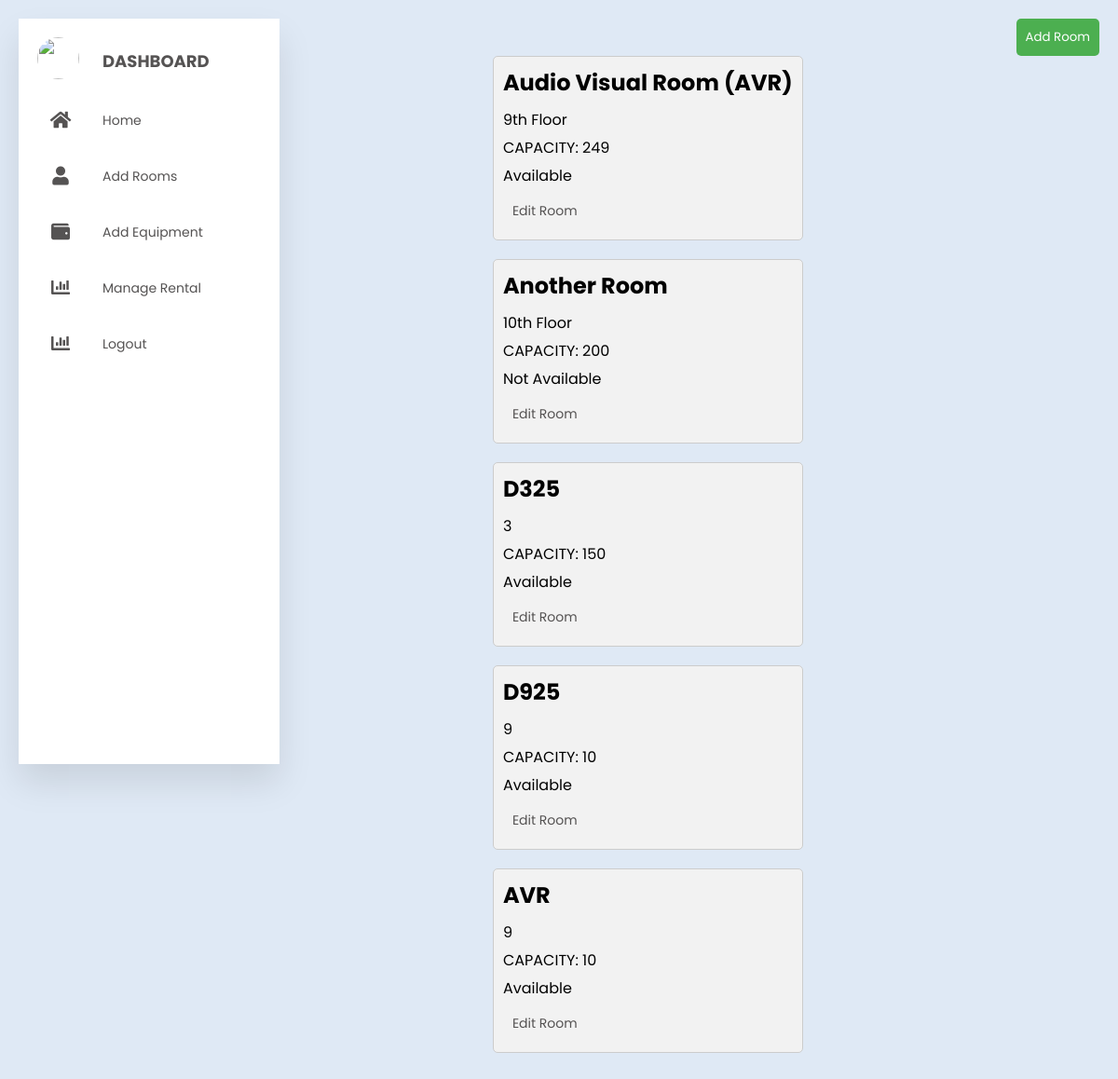
The app's page /scripts/room.php with its own data.
### tables this page shows
CREATE TABLE IF NOT EXISTS `rooms` (
  `id` int NOT NULL AUTO_INCREMENT,
  `room_name` varchar(255) NOT NULL,
  `floor` varchar(255) NOT NULL,
  `capacity` int NOT NULL,
  `available` tinyint(1) NOT NULL,
  PRIMARY KEY (`id`)
);

### scripts/room.php (the view, shortened to what this page needs)
<!DOCTYPE html>
<html lang="en">
<head>
  <link rel="stylesheet" href="../styles/room.css" />
  <link rel="stylesheet" href="https://cdnjs.cloudflare.com/ajax/libs/font-awesome/5.15.4/css/all.min.css" />
</head>
<body>
  <div class="container">
    <nav>
      <ul>
        <li><a href="#" class="logo">
            <img src="/logo.jpg" alt="">
            <span class="nav-item">DashBoard</span>
          </a></li>
        <li><a href="index.php">
            <i class="fas fa-home"></i>
            <span class="nav-item">Home</span>
          </a></li>
        <li><a href="room.php">
            <i class="fas fa-user"></i>
            <span class="nav-item">Add Rooms</span>
          </a></li>
        <li><a href="equipment.php">
            <i class="fas fa-wallet"></i>
            <span class="nav-item">Add Equipment</span>
          </a></li>
        <li><a href="manage_rental.php">
            <i class="fas fa-chart-bar"></i>
            <span class="nav-item">Manage Rental</span>
          </a></li>
          <li><a href="logout.php">
            <i class="fas fa-chart-bar"></i>
            <span class="nav-item">Logout</span>
          </a></li>
      </ul>
    </nav>
    <div class="room-list">
      <?php
      include 'room_db.php';
      $sql = "SELECT * FROM rooms";
      $result = $mysqli->query($sql);
      if ($result->num_rows > 0) {
        while ($row = $result->fetch_assoc()) {
          echo '<div class="room">';
      echo '<h2>' . $row['room_name'] . '</h2>';
      echo '<p>' . $row['floor'] . '</p>';
      echo '<p>CAPACITY: ' . $row['capacity'] . '</p>';
      echo '<p>' . ($row['available'] ? 'Available' : 'Not Available') . '</p>';
      echo '<a href="edit_room.php?id=' . $row['id'] . '">Edit Room</a>';
      echo '</div>';
        }
      } else {
        echo 'No rooms available';
      }
      ?>
    </div>
    <button class="add-room-btn" onclick="location.href='add_room.php'">Add Room</button>
  </div>
</body>
</html>

### styles/room.css (style rules this page uses)
* { margin: 0; padding: 0; outline: none; border: none; text-decoration: none; box-sizing: border-box; font-family: "Poppins", sans-serif; }
body { background: #dfe9f5; }
.container { display: flex; justify-content: space-between; align-items: flex-start; padding: 20px; }
nav { position: relative; top: 0; bottom: 0; height: 100vh; left: 0; background: #fff; width: 280px; overflow: hidden; box-shadow: 0 20px 35px rgba(0, 0, 0, 0.1); }
.logo { text-align: center; display: flex; margin: 10px 0 0 10px; }
.logo img { width: 45px; height: 45px; border-radius: 50%; }
.logo span { font-weight: bold; padding-left: 15px; font-size: 18px; text-transform: uppercase; }
a { position: relative; color: rgb(85, 83, 83); font-size: 14px; display: table; width: 280px; padding: 10px; }
nav .fas { position: relative; width: 70px; height: 40px; top: 14px; font-size: 20px; text-align: center; }
.nav-item { position: relative; top: 12px; margin-left: 10px; }
.room { background-color: #f2f2f2; padding: 20px; margin: 20px; border-radius: 5px; }
.room h2 { margin-bottom: 10px; }
.room p { margin-bottom: 5px; }
.room-list { padding: 20px; }
.room { border: 1px solid #ccc; padding: 10px; margin-bottom: 10px; }
.add-room-btn { padding: 10px; background-color: #4CAF50; color: white; border: none; border-radius: 5px; cursor: pointer; }

### records on screen
rooms: room_name "Audio Visual Room (AVR)", floor "9th Floor", capacity "249", available "Available"
rooms: room_name "Another Room", floor "10th Floor", capacity "200", available "Not Available"
rooms: room_name "D325", floor "3", capacity "150", available "Available"
rooms: room_name "D925", floor "9", capacity "10", available "Available"
rooms: room_name "AVR", floor "9", capacity "10", available "Available"
